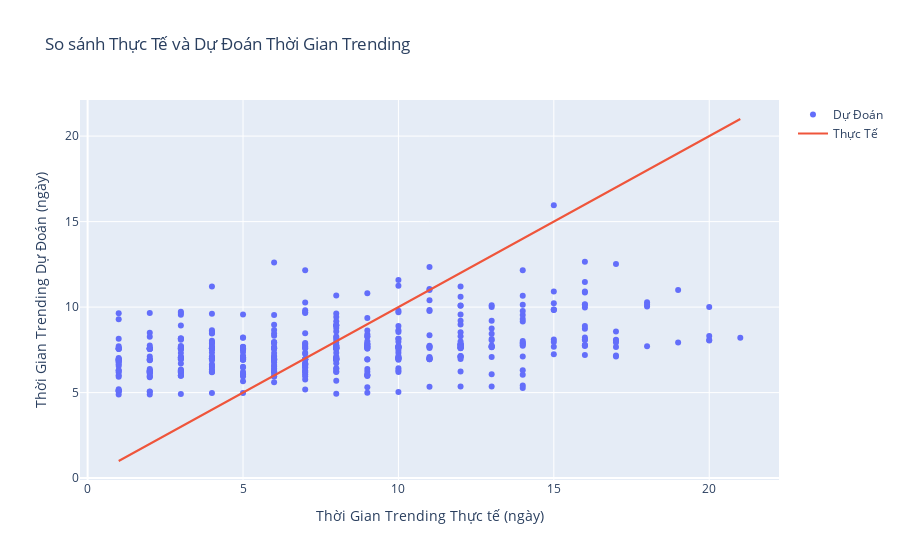

The notebook cell saved with this chart:
### Markdown cell above
#### 7. Biểu đồ so sánh

### Code cell
fig = go.Figure()
fig.add_trace(go.Scatter(x=y_test, y=y_pred, mode='markers', name='Dự Đoán'))
fig.add_trace(go.Scatter(x=y_test, y=y_test, mode='lines', name='Thực Tế'))
fig.update_layout(title='So sánh Thực Tế và Dự Đoán Thời Gian Trending',
                  xaxis_title='Thời Gian Trending Thực tế (ngày)',
                  yaxis_title='Thời Gian Trending Dự Đoán (ngày)')
fig.show()

### Figure 1 — Plotly figure (JSON) as saved in the notebook; plotly's stock layout.template omitted (floating-point values rounded to 4 significant figures; data arrays with more than 128 entries replaced by an {"elided": "..."} marker saying what was removed)
{"data": [{"mode": "markers", "name": "Dự Đoán", "type": "scatter", "x": {"elided": "463 int values"}, "y": {"elided": "463 float values"}}, {"mode": "lines", "name": "Thực Tế", "type": "scatter", "x": {"elided": "463 int values"}, "y": {"elided": "463 int values"}}], "layout": {"title": {"text": "So sánh Thực Tế và Dự Đoán Thời Gian Trending"}, "xaxis": {"title": {"text": "Thời Gian Trending Thực tế (ngày)"}}, "yaxis": {"title": {"text": "Thời Gian Trending Dự Đoán (ngày)"}}}}
